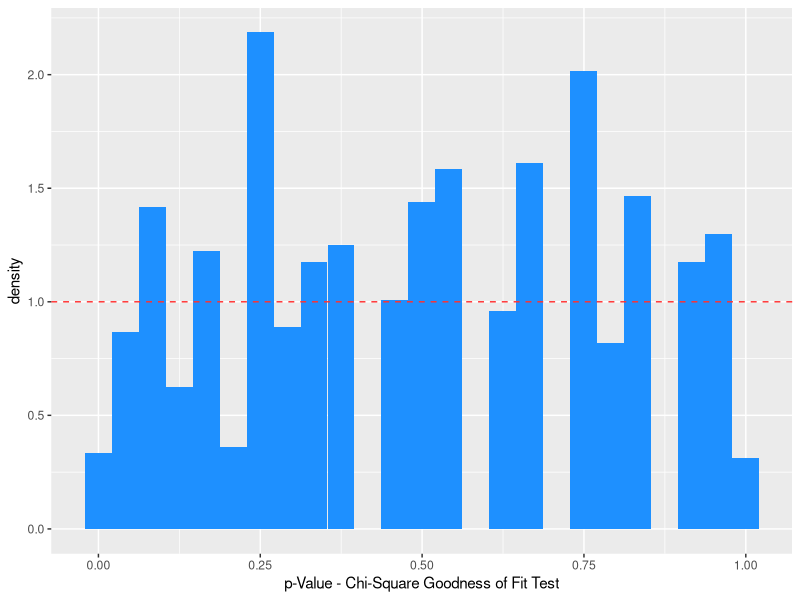
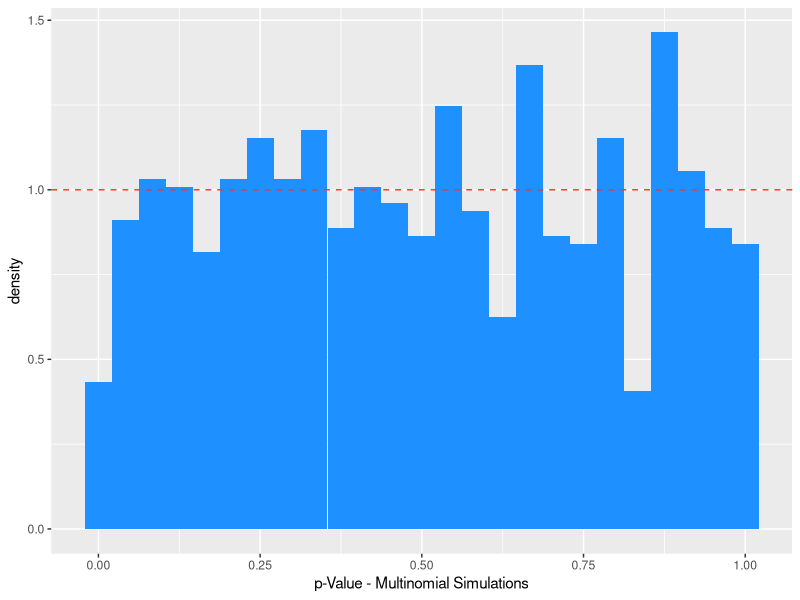
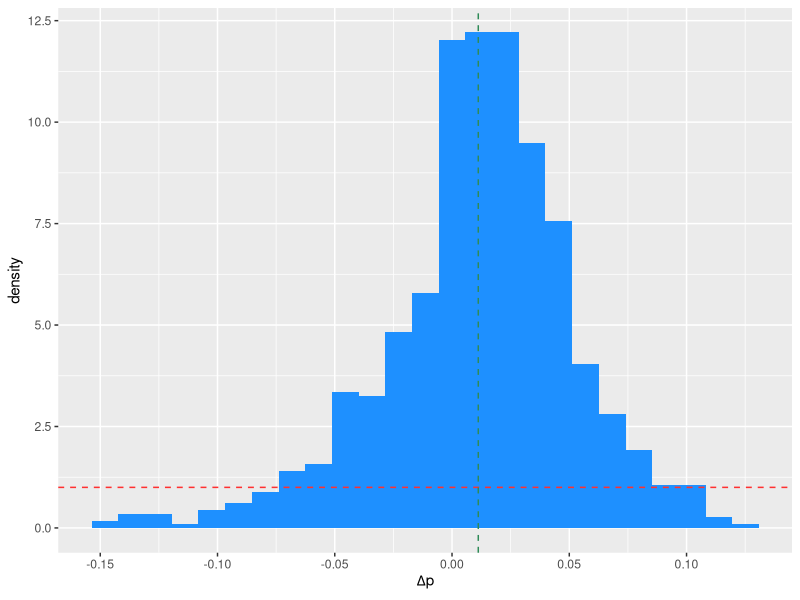

Reproduce these figures in R, in order.
## ---- chunk 1
k <- 30
m <- 6
p <- rep(1/m, m)
set.seed(236)

num.rep <- 1000
p.chi   <- rep(NA, num.rep)
p.mult  <- rep(NA, num.rep)
num.sim <- 1000

for ( ii in 1:num.rep ) {
  X.obs       <- rmultinom(1, k, p)
  W           <- sum( (X.obs - k*p)^2 / (k*p) )
  p.chi[ii]   <- 1 - pchisq(W, m-1)
  obs         <- dmultinom(X.obs, prob = p)
  X           <- rmultinom(num.sim, k, p)
  a           <- apply(X, 2, function(x, p){dmultinom(x, prob = p)}, p = p)
  p.mult[ii]  <- sum(a <= obs)/num.sim
}

df <- data.frame(p.chi, p.mult)
## ---- chunk 2
library(ggplot2)

ggplot(data = df, mapping = aes(x = p.chi, y = after_stat(density))) +
  geom_histogram(fill = "dodgerblue", bins = 25) +
  geom_hline(yintercept = 1, col = "firebrick1", lty = 2) +
  xlab("p-Value - Chi-Square Goodness of Fit Test")

cat("KS test p-value:", suppressWarnings( ks.test(p.chi, "punif") )$p.value, "\n")
## ---- chunk 3
ggplot(data = df, mapping = aes(x = p.mult, y = after_stat(density))) +
  geom_histogram(fill = "dodgerblue", bins=25) +
  geom_hline(yintercept = 1, col = "firebrick1", lty = 2) +
  xlab("p-Value - Multinomial Simulations")

cat("KS test p-value:", suppressWarnings( ks.test(p.mult,"punif") )$p.value, "\n")
## ---- chunk 4
ggplot(data = df, mapping = aes(x = p.mult-p.chi, y = after_stat(density))) +
  geom_histogram(fill = "dodgerblue", bins=25) +
  geom_hline(yintercept = 1, col = "firebrick1", lty = 2) +
  geom_vline(xintercept = mean(p.mult - p.chi), col="seagreen", lty = 2) +
  xlab(expression(Delta*p))

cat("Average p-value difference:", mean(p.mult-p.chi), "\n")
